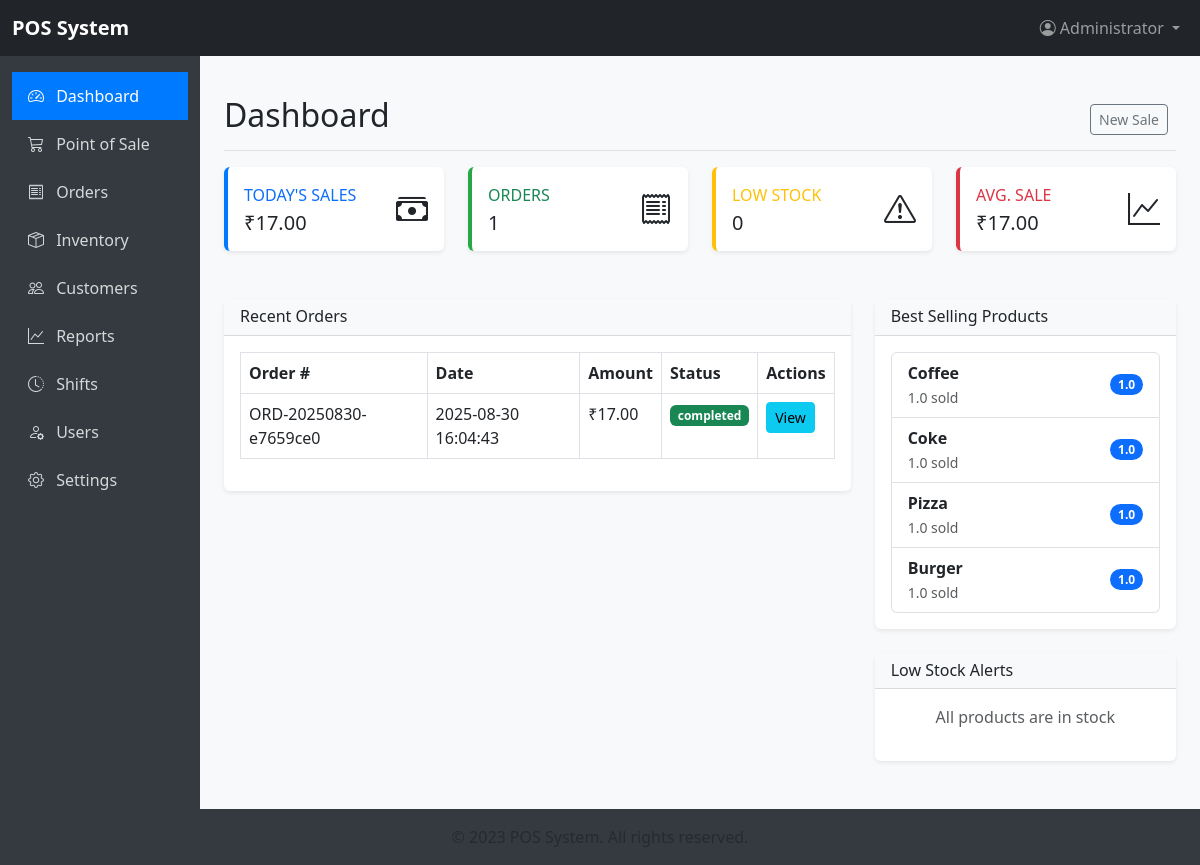
The page /dashboard (signed in) on the database as committed earlier.
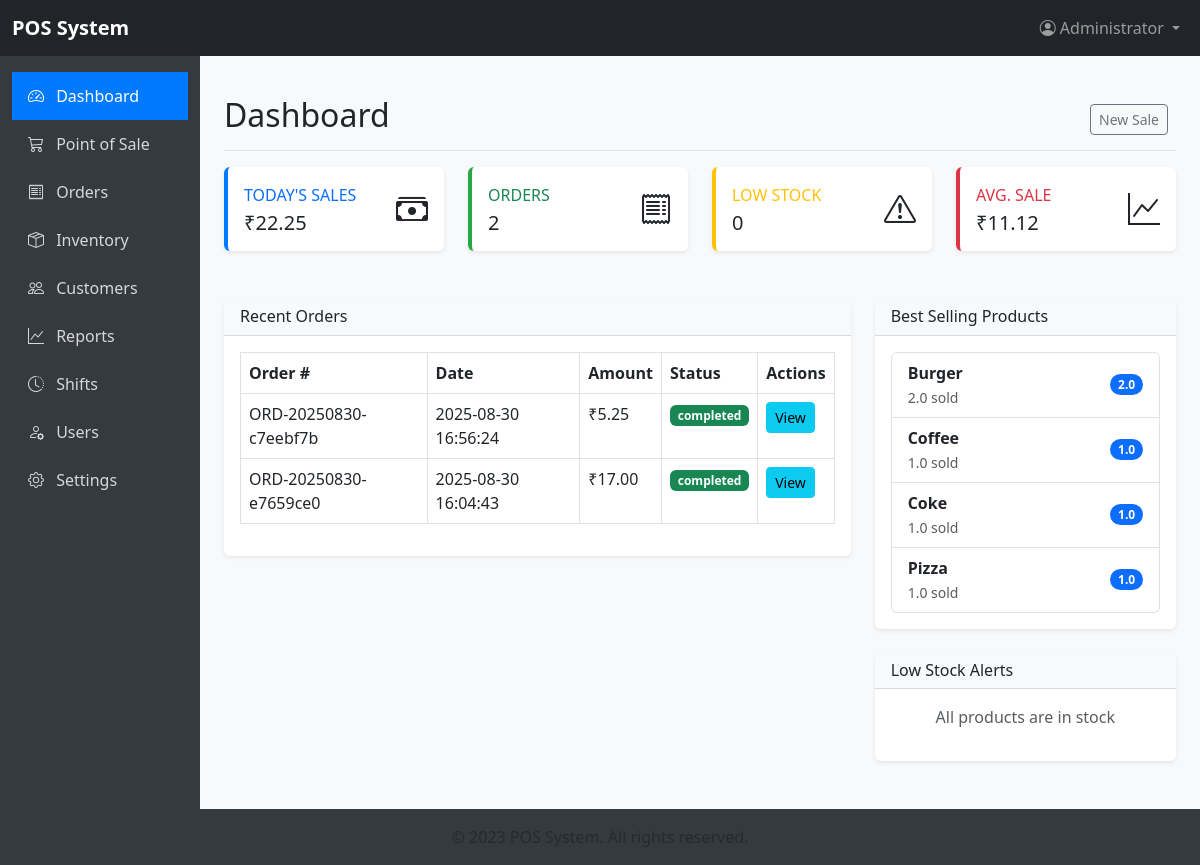
The same page on the database as committed later.
### tables this page shows
CREATE TABLE orders (
        id INTEGER PRIMARY KEY AUTOINCREMENT,
        order_number TEXT UNIQUE NOT NULL,
        user_id INTEGER,
        customer_id INTEGER,
        table_id INTEGER,
        status TEXT DEFAULT 'pending',
        order_date TEXT NOT NULL,
        total_amount REAL NOT NULL,
        tax_amount REAL DEFAULT 0,
        discount_amount REAL DEFAULT 0,
        payment_method TEXT,
        payment_status TEXT DEFAULT 'pending',
        notes TEXT,
        FOREIGN KEY (user_id) REFERENCES users(id),
        FOREIGN KEY (customer_id) REFERENCES customers(id)
    );

CREATE TABLE products (
        id INTEGER PRIMARY KEY AUTOINCREMENT,
        name TEXT NOT NULL,
        description TEXT,
        category_id INTEGER,
        price REAL NOT NULL,
        cost_price REAL,
        barcode TEXT,
        stock INTEGER DEFAULT 0,
        min_stock INTEGER DEFAULT 0,
        image BLOB,
        active INTEGER DEFAULT 1,
        tax_rate REAL DEFAULT 0,
        FOREIGN KEY (category_id) REFERENCES categories(id)
    );

### flaskApp/app.py (the view)
@app.route('/dashboard')
@login_required
def dashboard():
    conn = get_db_connection()
    today = datetime.datetime.now().strftime('%Y-%m-%d')
    today_sales = conn.execute("""
    SELECT COUNT(id) as orders, SUM(total_amount) as sales
    FROM orders
    WHERE DATE(order_date) = ? AND status = 'completed'
    """, (today,)).fetchone()
    low_stock = conn.execute("""
    SELECT id, name, stock, min_stock FROM products
    WHERE stock <= min_stock AND active = 1
    ORDER BY stock
    LIMIT 5
    """).fetchall()
    best_sellers = conn.execute("""
    SELECT p.id, p.name, SUM(oi.quantity) as quantity
    FROM order_items oi
    JOIN products p ON oi.product_id = p.id
    JOIN orders o ON oi.order_id = o.id
    WHERE DATE(o.order_date) = ? AND o.status = 'completed'
    GROUP BY p.id
    ORDER BY quantity DESC
    LIMIT 5
    """, (today,)).fetchall()
    recent_orders = conn.execute("""
    SELECT id, order_number, order_date, total_amount, status
    FROM orders
    WHERE DATE(order_date) = ?
    ORDER BY order_date DESC
    LIMIT 5
    """, (today,)).fetchall()
    conn.close()
    return render_template(
        'dashboard.html',
        today_sales=today_sales,
        low_stock=low_stock,
        best_sellers=best_sellers,
        recent_orders=recent_orders
    )

### flaskApp/app.py (called while the page is built)
def get_db_connection():
    conn = sqlite3.connect(DB_PATH)
    conn.row_factory = sqlite3.Row
    return conn

def login_required(f):
    @wraps(f)
    def decorated_function(*args, **kwargs):
        if 'user_id' not in session:
            return redirect(url_for('login'))
        return f(*args, **kwargs)
    return decorated_function

### flaskApp/templates/dashboard.html (shortened to what this page needs)
{% extends "base.html" %}
{% block content %}
<div class="d-flex justify-content-between flex-wrap flex-md-nowrap align-items-center pt-3 pb-2 mb-3 border-bottom">
    <h1 class="h2">Dashboard</h1>
    <div class="btn-toolbar mb-2 mb-md-0">
        <div class="btn-group me-2">
            <a href="{{ url_for('pos') }}" class="btn btn-sm btn-outline-secondary">New Sale</a>
        </div>
    </div>
</div>
<div class="row">
    <div class="col-xl-3 col-md-6 mb-4">
        <div class="card stats-card">
            <div class="card-body">
                <div class="row no-gutters align-items-center">
                    <div class="col mr-2">
                        <div class="text-xs font-weight-bold text-primary text-uppercase mb-1">Today's Sales</div>
                        <div class="h5 mb-0 font-weight-bold text-gray-800">₹{{ "%.2f"|format(today_sales.sales or 0) }}</div>
                    </div>
                    <div class="col-auto">
                        <i class="bi bi-cash-stack fs-2 text-gray-300"></i>
                    </div>
                </div>
            </div>
        </div>
    </div>
    <div class="col-xl-3 col-md-6 mb-4">
        <div class="card stats-card success">
            <div class="card-body">
                <div class="row no-gutters align-items-center">
                    <div class="col mr-2">
                        <div class="text-xs font-weight-bold text-success text-uppercase mb-1">Orders</div>
                        <div class="h5 mb-0 font-weight-bold text-gray-800">{{ today_sales.orders or 0 }}</div>
                    </div>
                    <div class="col-auto">
                        <i class="bi bi-receipt fs-2 text-gray-300"></i>
                    </div>
                </div>
            </div>
        </div>
    </div>
    <div class="col-xl-3 col-md-6 mb-4">
        <div class="card stats-card warning">
            <div class="card-body">
                <div class="row no-gutters align-items-center">
                    <div class="col mr-2">
                        <div class="text-xs font-weight-bold text-warning text-uppercase mb-1">Low Stock</div>
                        <div class="h5 mb-0 font-weight-bold text-gray-800">{{ low_stock|length }}</div>
                    </div>
                    <div class="col-auto">
                        <i class="bi bi-exclamation-triangle fs-2 text-gray-300"></i>
                    </div>
                </div>
            </div>
        </div>
    </div>
    <div class="col-xl-3 col-md-6 mb-4">
        <div class="card stats-card danger">
            <div class="card-body">
                <div class="row no-gutters align-items-center">
                    <div class="col mr-2">
                        <div class="text-xs font-weight-bold text-danger text-uppercase mb-1">Avg. Sale</div>
                        <div class="h5 mb-0 font-weight-bold text-gray-800">
                            {% if today_sales.orders and today_sales.orders > 0 %}
                                ₹{{ "%.2f"|format(today_sales.sales / today_sales.orders) }}
                            {% else %}
                                ₹0.00
                            {% endif %}
                        </div>
                    </div>
                    <div class="col-auto">
                        <i class="bi bi-graph-up fs-2 text-gray-300"></i>
                    </div>
                </div>
            </div>
        </div>
    </div>
</div>
<div class="row">
    <div class="col-lg-8">
        <div class="card">
            <div class="card-header">
                <h6 class="m-0 font-weight-bold">Recent Orders</h6>
            </div>
            <div class="card-body">
                <div class="table-responsive">
                    <table class="table table-bordered" width="100%" cellspacing="0">
                        <thead>
                            <tr>
                                <th>Order #</th>
                                <th>Date</th>
                                <th>Amount</th>
                                <th>Status</th>
                                <th>Actions</th>
                            </tr>
                        </thead>
                        <tbody>
                            {% for order in recent_orders %}
                            <tr>
                                <td>{{ order.order_number }}</td>
                                <td>{{ order.order_date }}</td>
                                <td>₹{{ "%.2f"|format(order.total_amount) }}</td>
                                <td>
                                    <span class="badge bg-{{ 'success' if order.status == 'completed' else 'warning' }}">
                                        {{ order.status }}
                                    </span>
                                </td>
                                <td>
                                    <a href="{{ url_for('order_detail', order_id=order.id) }}" class="btn btn-sm btn-info">View</a>
                                </td>
                            </tr>
                            {% else %}
                            <tr>
                                <td colspan="5" class="text-center">No recent orders</td>
                            </tr>
                            {% endfor %}
                        </tbody>
                    </table>
                </div>
            </div>
        </div>
    </div>
    <div class="col-lg-4">
        <div class="card">
            <div class="card-header">
                <h6 class="m-0 font-weight-bold">Best Selling Products</h6>
            </div>
            <div class="card-body">
                {% if best_sellers %}
                <div class="list-group">
                    {% for product in best_sellers %}
                    <div class="list-group-item d-flex justify-content-between align-items-center">
                        <div>
                            <div class="fw-bold">{{ product.name }}</div>
                            <small class="text-muted">{{ product.quantity }} sold</small>
                        </div>
                        <span class="badge bg-primary rounded-pill">{{ product.quantity }}</span>
                    </div>
                    {% endfor %}
                </div>
                {% else %}
                <p class="text-center text-muted">No sales data available</p>
                {% endif %}
            </div>
        </div>
        <div class="card mt-4">
            <div class="card-header">
                <h6 class="m-0 font-weight-bold">Low Stock Alerts</h6>
            </div>
            <div class="card-body">
                {% if low_stock %}
                <div class="list-group">
                    {% for product in low_stock %}
                    <div class="list-group-item d-flex justify-content-between align-items-center">
                        <div>
                            <div class="fw-bold">{{ product.name }}</div>
                            <small class="text-muted">Stock: {{ product.stock }} (Min: {{ product.min_stock }})</small>
                        </div>
                        <span class="badge bg-warning rounded-pill">{{ product.stock }}</span>
                    </div>
                    {% endfor %}
                </div>
                <div class="mt-3">
                    <a href="{{ url_for('inventory') }}" class="btn btn-sm btn-primary w-100">Manage Inventory</a>
                </div>
                {% else %}
                <p class="text-center text-muted">All products are in stock</p>
                {% endif %}
            </div>
        </div>
    </div>
</div>
{% endblock %}

### flaskApp/templates/base.html (shortened to what this page needs)
<!DOCTYPE html>
<html lang="en">
<head>
    <link href="https://cdn.jsdelivr.net/npm/bootstrap@5.3.0/dist/css/bootstrap.min.css" rel="stylesheet">
    <link rel="stylesheet" href="https://cdn.jsdelivr.net/npm/bootstrap-icons@1.10.0/font/bootstrap-icons.css">
</head>
<body>
    <nav class="navbar navbar-expand-lg navbar-dark bg-dark">
        <div class="container-fluid">
            <a class="navbar-brand" href="{{ url_for('dashboard') }}">POS System</a>
            <div class="navbar-nav ms-auto">
                {% if session.user_id %}
                <div class="nav-item dropdown">
                    <a class="nav-link dropdown-toggle" href="#" id="navbarDropdown" role="button" data-bs-toggle="dropdown" aria-expanded="false">
                        <i class="bi bi-person-circle"></i> {{ session.name }}
                    </a>
                </div>
                {% endif %}
            </div>
        </div>
    </nav>
    <div class="container-fluid">
        <div class="row">
            <nav class="col-md-3 col-lg-2 d-md-block sidebar collapse" id="sidebar">
                <div class="position-sticky pt-3">
                    <ul class="nav flex-column">
                        <li class="nav-item">
                            <a class="nav-link {% if request.endpoint == 'dashboard' %}active{% endif %}" href="{{ url_for('dashboard') }}">
                                <i class="bi bi-speedometer2"></i> Dashboard
                            </a>
                        </li>
                        <li class="nav-item">
                            <a class="nav-link {% if request.endpoint == 'pos' %}active{% endif %}" href="{{ url_for('pos') }}">
                                <i class="bi bi-cart3"></i> Point of Sale
                            </a>
                        </li>
                        <li class="nav-item">
                            <a class="nav-link {% if request.endpoint == 'orders' %}active{% endif %}" href="{{ url_for('orders') }}">
                                <i class="bi bi-receipt"></i> Orders
                            </a>
                        </li>
                        {% if session.role in ['admin', 'manager'] %}
                        <li class="nav-item">
                            <a class="nav-link {% if request.endpoint == 'inventory' %}active{% endif %}" href="{{ url_for('inventory') }}">
                                <i class="bi bi-box-seam"></i> Inventory
                            </a>
                        </li>
                        <li class="nav-item">
                            <a class="nav-link {% if request.endpoint == 'customers' %}active{% endif %}" href="{{ url_for('customers') }}">
                                <i class="bi bi-people"></i> Customers
                            </a>
                        </li>
                        <li class="nav-item">
                            <a class="nav-link {% if request.endpoint == 'reports' %}active{% endif %}" href="{{ url_for('reports') }}">
                                <i class="bi bi-graph-up"></i> Reports
                            </a>
                        </li>
                        {% endif %}
                        <li class="nav-item">
                            <a class="nav-link {% if request.endpoint == 'shifts' %}active{% endif %}" href="{{ url_for('shifts') }}">
                                <i class="bi bi-clock-history"></i> Shifts
                            </a>
                        </li>
                        {% if session.role == 'admin' %}
                        <li class="nav-item">
                            <a class="nav-link {% if request.endpoint == 'users' %}active{% endif %}" href="{{ url_for('users') }}">
                                <i class="bi bi-person-gear"></i> Users
                            </a>
                        </li>
                        <li class="nav-item">
                            <a class="nav-link {% if request.endpoint == 'settings' %}active{% endif %}" href="{{ url_for('settings') }}">
                                <i class="bi bi-gear"></i> Settings
                            </a>
                        </li>
                        {% endif %}
                    </ul>
                </div>
            </nav>
            <main class="col-md-9 ms-sm-auto col-lg-10 px-md-4 content">
                {% block content %}{% endblock %}
            </main>
        </div>
    </div>
    <footer class="footer mt-auto py-3">
        <div class="container text-center">
            <span class="text-muted">© 2023 POS System. All rights reserved.</span>
        </div>
    </footer>
</body>
</html>

### flaskApp/templates/base.html (style rules this page uses)
body { font-family: 'Segoe UI', Tahoma, Geneva, Verdana, sans-serif; background-color: #f8f9fa; }
.navbar-brand { font-weight: bold; }
.sidebar { min-height: calc(100vh - 56px); background-color: #343a40; color: white; }
.sidebar .nav-link { color: rgba(255, 255, 255, 0.8); padding: 0.75rem 1rem; }
.sidebar .nav-link.active { color: white; background-color: #007bff; }
.sidebar .nav-link i { margin-right: 0.5rem; }
.content { padding: 1.5rem; }
.card { border: none; box-shadow: 0 0.125rem 0.25rem rgba(0, 0, 0, 0.075); margin-bottom: 1.5rem; }
.card-header { background-color: #f8f9fa; border-bottom: 1px solid rgba(0, 0, 0, 0.125); font-weight: 600; }
.table th { border-top: none; }
.footer { background-color: #343a40; color: white; padding: 1rem 0; margin-top: auto; }
.stats-card { border-left: 4px solid #007bff; }
.stats-card.success { border-left-color: #28a745; }
.stats-card.warning { border-left-color: #ffc107; }
.stats-card.danger { border-left-color: #dc3545; }

Rows that differ between the two databases and show on the page:
added orders: order_number "ORD-20250830-c7eebf7b", order_date "2025-08-30 16:56:24", total_amount "5.25", status "completed"
changed products "Burger": quantity "1.0" → "2.0"; moves up the list
Other text that changed with them:
{{ "%.2f"|format(today_sales.sales or 0) }}: "17.00" → "22.25"
{{ today_sales.orders or 0 }}: "1" → "2"
{{ "%.2f"|format(today_sales.sales / today_sales.orders) }}: "17.00" → "11.12"
